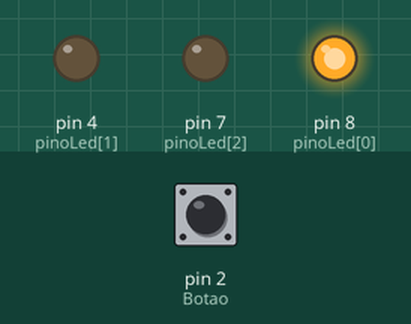
Recording of a sketch running on a simulated Arduino Uno, built with avr-gcc and run on an emulated ATmega328P. On the bench: output pins drawn as LEDs (lit = HIGH). Inputs (shaded band) come from the test bench; at power-on: pin 2 (Botao) HIGH.

Above: at 1.2 s.
1.3 s: pin 2 (Botao) pulled LOW for 0.15 s
At 2.2 s:
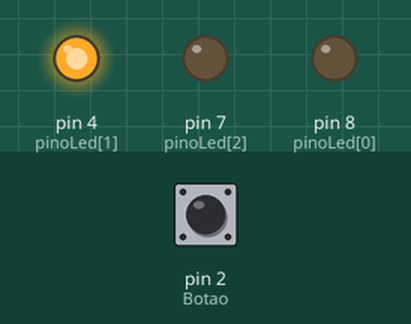
At 7.2 s:
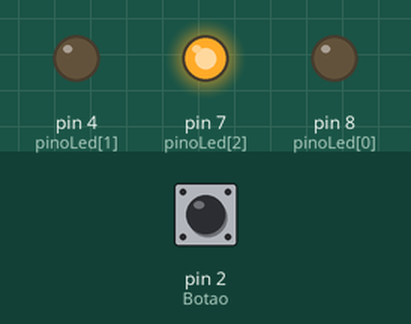
Timing chart, 0 to 17.8 s (numbered marks = the images above; inputs shaded):
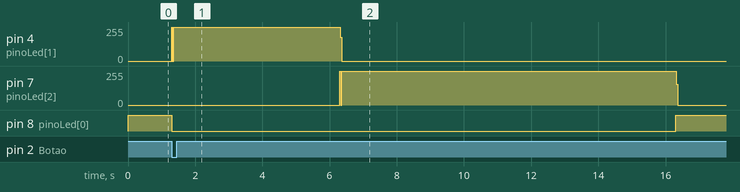

Measured:
- after the input at 1.3 s, pin 4 (pinoLed[1]): 0/255 → 255/255 at once, → 0/255 5.0 s later; pin 7 (pinoLed[2]): 0/255 → 255/255 after 5.0 s, → 0/255 10.0 s later; pin 8 (pinoLed[0]): HIGH → LOW at once, → HIGH 15.0 s later

The sketch:

Cod.ino
```cpp
#define esperaDoSemafero 20
#define minimoDoBotao 0

#define esperaDoAmarelo 5
#define esperaDoVermelho 10


#define Grren 0
#define Yellow 1
#define Red 2

#define Botao 2

int pinoLed[3] = {8, 4, 7};

int EDS = Grren;

int pino;

unsigned long espera = 0;

unsigned long espera2 = 0;

boolean mudarEspera = true;

boolean botaoPresionado = false;


void setup(){
  Serial.begin(9600);

  for (pino = 0; pino <= 2; pino++){
   	pinMode(pinoLed[pino], OUTPUT);
  }

  pinMode(Botao, INPUT_PULLUP);

  attachInterrupt(0, atc, FALLING);

  UpDate();

}

void loop(){

  if (millis() - espera >= esperaDoSemafero * 1000 || botaoPresionado){
  	Pessoas();
  }

  delay(10);
}


void UpDate(){
  for (pino = 0; pino <= 2; pino++){
   	digitalWrite(pinoLed[pino], LOW);
  }

  digitalWrite(pinoLed[EDS], HIGH);
}

void Pessoas(){
  if (mudarEspera){
    espera2 = millis();
    mudarEspera = false;
  }

  if (millis() - espera2 >= (esperaDoVermelho + esperaDoAmarelo) * 1000){
    EDS = Grren;
    UpDate();
    espera = millis();
    mudarEspera = true;
    botaoPresionado = false;
  }else if (millis() - espera2 >= esperaDoAmarelo * 1000){
    EDS = Red;
    UpDate();
  }else{
    EDS = Yellow;
    UpDate();
  }
}

void atc(){
  if (millis() - espera >= minimoDoBotao * 1000){
    botaoPresionado = true;
  }
}
```
